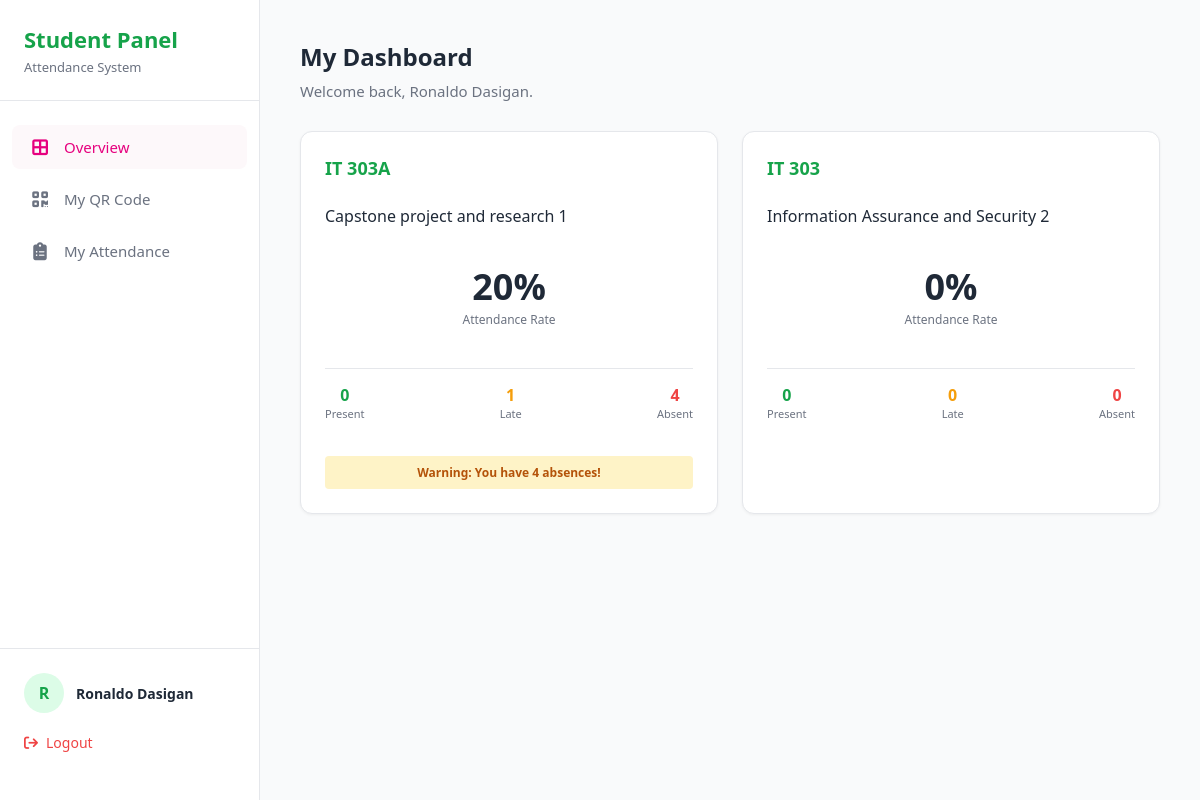
Screenshot of /student/overview.php (signed in) with the database file from the repository.
### tables this page shows
CREATE TABLE `subjects` (
  `id` int(11) NOT NULL,
  `code` varchar(20) NOT NULL,
  `name` varchar(255) NOT NULL,
  `instructor_id` int(11) DEFAULT NULL
);

### student/overview.php (the view, shortened to what this page needs)
<?php
require_once '../db.php';
$student_id = $_SESSION['user_id'];
$my_stats = [];
try {
    $sub_sql = "SELECT subjects.id, subjects.code, subjects.name FROM enrollments JOIN subjects ON enrollments.subject_id = subjects.id WHERE enrollments.student_id = :student_id ORDER BY subjects.name ASC";
    $sub_stmt = $pdo->prepare($sub_sql);
    $sub_stmt->bindParam(':student_id', $student_id);
    $sub_stmt->execute();
    $enrolled_subjects = $sub_stmt->fetchAll(PDO::FETCH_ASSOC);
    foreach ($enrolled_subjects as $subject) {
        $pres_sql = "SELECT COUNT(*) FROM attendance JOIN schedules ON attendance.schedule_id = schedules.id WHERE attendance.student_id = :student_id AND schedules.subject_id = :subject_id AND attendance.status = 'Present'";
        $pres_stmt = $pdo->prepare($pres_sql);
        $pres_stmt->bindParam(':student_id', $student_id);
        $pres_stmt->bindParam(':subject_id', $subject['id']);
        $pres_stmt->execute();
        $present_count = $pres_stmt->fetchColumn();
        $late_sql = "SELECT COUNT(*) FROM attendance JOIN schedules ON attendance.schedule_id = schedules.id WHERE attendance.student_id = :student_id AND schedules.subject_id = :subject_id AND attendance.status = 'Late'";
        $late_stmt = $pdo->prepare($late_sql);
        $late_stmt->bindParam(':student_id', $student_id);
        $late_stmt->bindParam(':subject_id', $subject['id']);
        $late_stmt->execute();
        $late_count = $late_stmt->fetchColumn();
        $abs_sql = "SELECT COUNT(*) FROM attendance JOIN schedules ON attendance.schedule_id = schedules.id WHERE attendance.student_id = :student_id AND schedules.subject_id = :subject_id AND attendance.status = 'Absent'";
        $abs_stmt = $pdo->prepare($abs_sql);
        $abs_stmt->bindParam(':student_id', $student_id);
        $abs_stmt->bindParam(':subject_id', $subject['id']);
        $abs_stmt->execute();
        $absent_count = $abs_stmt->fetchColumn();
        $total_classes = $present_count + $late_count + $absent_count;
        $attendance_rate = 0;
        if ($total_classes > 0) {
            $attendance_rate = round((($present_count + $late_count) / $total_classes) * 100);
        }
        $my_stats[] = [
            'subject_name' => $subject['name'],
            'subject_code' => $subject['code'],
            'present' => $present_count,
            'late' => $late_count,
            'absent' => $absent_count,
            'rate' => $attendance_rate
        ];
    }
} catch (PDOException $e) {
    die("database error loading stats.");
}
?>
<!DOCTYPE html>
<html lang="en">
<head>
    <link rel="stylesheet" href="../css/style.css">
    <link rel="stylesheet" href="https://cdnjs.cloudflare.com/ajax/libs/font-awesome/6.4.0/css/all.min.css">
</head>
<body>
    <div class="dashboard-layout">
        <aside class="sidebar">
            <div class="sidebar-header">
                <h2 style="color: #16a34a;">Student Panel</h2>
                <p>Attendance System</p>
            </div>
            <nav class="sidebar-nav">
                <ul>
                    <li><a href="overview.php" class="active"><i class="fa-solid fa-border-all"></i> Overview</a></li>
                    <li><a href="qr_code.php"><i class="fa-solid fa-qrcode"></i> My QR Code</a></li>
                    <li><a href="my_attendance.php"><i class="fa-solid fa-clipboard-list"></i> My Attendance</a></li>
                </ul>
            </nav>
            <div class="sidebar-footer">
                <div class="user-profile">
                    <div class="avatar" style="background-color: #dcfce7; color: #16a34a;"><?php echo substr($_SESSION['name'], 0, 1); ?></div>
                    <div class="user-info">
                        <span class="user-name"><?php echo htmlspecialchars($_SESSION['name']); ?></span>
                    </div>
                </div>
                <a href="../api/logout.php" class="logout-btn"><i class="fa-solid fa-arrow-right-from-bracket"></i> Logout</a>
            </div>
        </aside>
        <main class="main-content">
            <div class="page-header">
                <h1>My Dashboard</h1>
                <p>Welcome back, <?php echo htmlspecialchars($_SESSION['name']); ?>.</p>
            </div>
            <?php if(empty($my_stats)): ?>
                <p style="color: var(--text-muted);">You are not enrolled in any subjects yet.</p>
            <?php else: ?>
                <div class="stats-grid">
                    <?php foreach($my_stats as $stat): ?>
                    <div class="stat-card" style="display: flex; flex-direction: column; align-items: flex-start; min-width: 250px;">
                        <h3 style="color: #16a34a; font-size: 18px; margin-bottom: 5px;"><?php echo htmlspecialchars($stat['subject_code']); ?></h3>
                        <p style="font-weight: 500; color: var(--text-dark); margin-bottom: 15px;"><?php echo htmlspecialchars($stat['subject_name']); ?></p>
                        <div style="width: 100%; text-align: center; margin-bottom: 20px;">
                            <h2 style="font-size: 36px; color: var(--text-dark);"><?php echo $stat['rate']; ?>%</h2>
                            <p style="font-size: 12px; color: var(--text-muted);">Attendance Rate</p>
                        </div>
                        <div style="display: flex; justify-content: space-between; width: 100%; border-top: 1px solid var(--border-color); padding-top: 15px;">
                            <div style="text-align: center;">
                                <p style="font-weight: bold; color: #16a34a;"><?php echo $stat['present']; ?></p>
                                <p style="font-size: 11px; color: var(--text-muted);">Present</p>
                            </div>
                            <div style="text-align: center;">
                                <p style="font-weight: bold; color: #f59e0b;"><?php echo $stat['late']; ?></p>
                                <p style="font-size: 11px; color: var(--text-muted);">Late</p>
                            </div>
                            <div style="text-align: center;">
                                <p style="font-weight: bold; color: #ef4444;"><?php echo $stat['absent']; ?></p>
                                <p style="font-size: 11px; color: var(--text-muted);">Absent</p>
                            </div>
                        </div>
                        <?php if($stat['absent'] == 4): ?>
                            <div style="width: 100%; background-color: #fef3c7; color: #b45309; text-align: center; padding: 8px; font-size: 12px; font-weight: bold; border-radius: 4px; margin-top: 15px;">
                                Warning: You have 4 absences!
                            </div>
                        <?php elseif($stat['absent'] >= 5): ?>
                            <div style="width: 100%; background-color: #fee2e2; color: #ef4444; text-align: center; padding: 8px; font-size: 12px; font-weight: bold; border-radius: 4px; margin-top: 15px;">
                                Limit Reached: 5 Absences!
                            </div>
                        <?php endif; ?>
                    </div>
                    <?php endforeach; ?>
                </div>
            <?php endif; ?>
        </main>
    </div>
</body>
</html>

### css/style.css (style rules this page uses)
:root { --primary-magenta: #e6007e; --primary-magenta-hover: #c4006b; --bg-light-pink: #fdf8fa; --text-dark: #1f2937; --text-muted: #6b7280; --border-color: #e5e7eb; --card-bg: #ffffff; }
* { box-sizing: border-box; margin: 0; padding: 0; font-family: 'Segoe UI', Tahoma, Geneva, Verdana, sans-serif; }
.dashboard-layout { display: flex; height: 100vh; background-color: #ffffff; }
.sidebar { width: 260px; background-color: #ffffff; border-right: 1px solid var(--border-color); display: flex; flex-direction: column; padding: 24px 0; }
.sidebar-header { padding: 0 24px 24px 24px; border-bottom: 1px solid var(--border-color); }
.sidebar-header h2 { color: var(--primary-magenta); font-size: 22px; margin-bottom: 4px; }
.sidebar-header p { color: var(--text-muted); font-size: 13px; }
.sidebar-nav { flex-grow: 1; padding: 24px 12px; }
.sidebar-nav ul { list-style: none; }
.sidebar-nav ul li { margin-bottom: 8px; }
.sidebar-nav ul li a { display: flex; align-items: center; padding: 12px 16px; color: var(--text-muted); text-decoration: none; font-size: 15px; font-weight: 500; border-radius: 8px; transition: all 0.2s; gap: 12px; }
.sidebar-nav ul li a i { font-size: 18px; width: 24px; text-align: center; }
.sidebar-nav ul li a.active { background-color: var(--bg-light-pink); color: var(--primary-magenta); }
.sidebar-footer { padding: 24px; border-top: 1px solid var(--border-color); }
.user-profile { display: flex; align-items: center; gap: 12px; margin-bottom: 20px; }
.avatar { width: 40px; height: 40px; background-color: var(--bg-light-pink); color: var(--primary-magenta); border-radius: 50%; display: flex; justify-content: center; align-items: center; font-weight: bold; font-size: 16px; }
.user-info { display: flex; flex-direction: column; }
.user-name { font-size: 14px; font-weight: 600; color: var(--text-dark); }
.logout-btn { display: flex; align-items: center; color: #ef4444; text-decoration: none; font-size: 14px; font-weight: 500; gap: 8px; transition: opacity 0.2s; }
.main-content { flex-grow: 1; padding: 40px; overflow-y: auto; background-color: #f9fafb; }
.page-header { margin-bottom: 30px; }
.page-header h1 { color: var(--text-dark); font-size: 24px; margin-bottom: 8px; }
.page-header p { color: var(--text-muted); font-size: 15px; }
.stats-grid { display: grid; grid-template-columns: repeat(auto-fit, minmax(240px, 1fr)); gap: 24px; }
.stat-card { background: var(--card-bg); padding: 24px; border-radius: 12px; box-shadow: 0 1px 3px rgba(0,0,0,0.05); border: 1px solid var(--border-color); display: flex; align-items: center; gap: 20px; }

### rows the page displays
subjects: code "IT 303A", name "Capstone project and research 1", rate "20", present "0", late "1", absent "4", shows "Warning: You have 4 absences!"

### other values shown
substr($_SESSION['name'], 0, 1) "R"
$_SESSION['name'] "Ronaldo Dasigan"
$stat['subject_code'] "IT 303"
$stat['subject_name'] "Information Assurance and Security 2"
$stat['rate'] "0"
$stat['present'] "0"
$stat['late'] "0"
$stat['absent'] "0"
